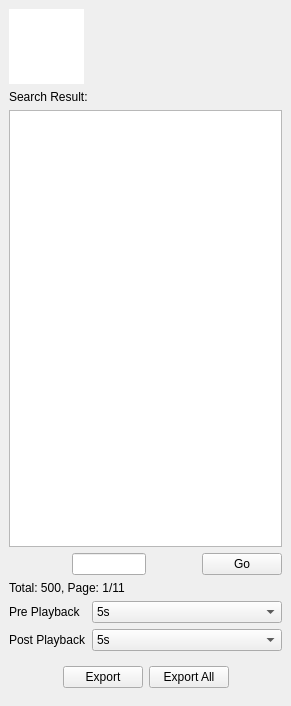
<?xml version="1.0" encoding="UTF-8"?>
<ui version="4.0">
 <class>PlaybackList</class>
 <widget class="QWidget" name="PlaybackList">
  <property name="geometry">
   <rect>
    <x>0</x>
    <y>0</y>
    <width>291</width>
    <height>706</height>
   </rect>
  </property>
  <property name="windowTitle">
   <string>Form</string>
  </property>
  <property name="styleSheet">
   <string notr="true">QTreeView
{
	font: 13px;
}</string>
  </property>
  <layout class="QVBoxLayout" name="verticalLayout">
   <property name="leftMargin">
    <number>0</number>
   </property>
   <property name="topMargin">
    <number>0</number>
   </property>
   <property name="rightMargin">
    <number>0</number>
   </property>
   <property name="bottomMargin">
    <number>0</number>
   </property>
   <item>
    <widget class="QWidget" name="widget_background" native="true">
     <layout class="QVBoxLayout" name="verticalLayout_2">
      <item>
       <layout class="QHBoxLayout" name="horizontalLayout">
        <item>
         <widget class="QToolButton" name="toolButton_close">
          <property name="minimumSize">
           <size>
            <width>75</width>
            <height>75</height>
           </size>
          </property>
          <property name="styleSheet">
           <string notr="true">QToolButton
{
	border: 0px;
	border-image: url(:/playback/playback/return2.png);
	background-color: #FFFFFF;
}
QToolButton:hover
{
	background-color: rgb(10,168,227);
}
QToolButton:pressed
{
	background-color: #2E2E2E;
}
QToolButton:checked
{
	background-color: rgb(10,168,227);
}
QToolButton:disabled
{
	background-color: rgb(150,150,150);
}</string>
          </property>
          <property name="text">
           <string/>
          </property>
         </widget>
        </item>
        <item>
         <spacer name="horizontalSpacer">
          <property name="orientation">
           <enum>Qt::Horizontal</enum>
          </property>
          <property name="sizeHint" stdset="0">
           <size>
            <width>40</width>
            <height>20</height>
           </size>
          </property>
         </spacer>
        </item>
       </layout>
      </item>
      <item>
       <widget class="QLabel" name="label_searchResult">
        <property name="text">
         <string>Search Result:</string>
        </property>
       </widget>
      </item>
      <item>
       <widget class="TreeView" name="treeView"/>
      </item>
      <item>
       <layout class="QHBoxLayout" name="horizontalLayout_9">
        <item>
         <spacer name="horizontalSpacer_5">
          <property name="orientation">
           <enum>Qt::Horizontal</enum>
          </property>
          <property name="sizeHint" stdset="0">
           <size>
            <width>40</width>
            <height>20</height>
           </size>
          </property>
         </spacer>
        </item>
        <item>
         <widget class="QToolButton" name="toolButton_firstPage">
          <property name="styleSheet">
           <string notr="true">QToolButton
{
	border: 0px;
	border-image: url(:/playback/playback/startpage_w.png);
}
QToolButton:hover
{
	border-image: url(:/playback/playback/startpage_b.png);
}
QToolButton:pressed
{
	border-image: url(:/playback/playback/startpage_w.png);
}</string>
          </property>
          <property name="text">
           <string/>
          </property>
         </widget>
        </item>
        <item>
         <widget class="QToolButton" name="toolButton_previousPage">
          <property name="styleSheet">
           <string notr="true">QToolButton
{
	border: 0px;
	border-image: url(:/playback/playback/prevpage_w.png);
}
QToolButton:hover
{
	border-image: url(:/playback/playback/prevpage_b.png);
}
QToolButton:pressed
{
	border-image: url(:/playback/playback/prevpage_w.png);
}</string>
          </property>
          <property name="text">
           <string/>
          </property>
         </widget>
        </item>
        <item>
         <widget class="MyLineEditPage" name="lineEdit_page">
          <property name="maximumSize">
           <size>
            <width>100</width>
            <height>16777215</height>
           </size>
          </property>
          <property name="inputMethodHints">
           <set>Qt::ImhDigitsOnly</set>
          </property>
          <property name="alignment">
           <set>Qt::AlignCenter</set>
          </property>
         </widget>
        </item>
        <item>
         <widget class="QToolButton" name="toolButton_nextPage">
          <property name="styleSheet">
           <string notr="true">QToolButton
{
	border: 0px;
	border-image: url(:/playback/playback/nextpage_w.png);
}
QToolButton:hover
{
	border-image: url(:/playback/playback/nextpage_b.png);
}
QToolButton:pressed
{
	border-image: url(:/playback/playback/nextpage_w.png);
}</string>
          </property>
          <property name="text">
           <string/>
          </property>
         </widget>
        </item>
        <item>
         <widget class="QToolButton" name="toolButton_lastPage">
          <property name="styleSheet">
           <string notr="true">QToolButton
{
	border: 0px;
	border-image: url(:/playback/playback/endpage_w.png);
}
QToolButton:hover
{
	border-image: url(:/playback/playback/endpage_b.png);
}
QToolButton:pressed
{
	border-image: url(:/playback/playback/endpage_w.png);
}</string>
          </property>
          <property name="text">
           <string/>
          </property>
         </widget>
        </item>
        <item>
         <widget class="PushButtonPage" name="pushButton_go">
          <property name="text">
           <string>Go</string>
          </property>
         </widget>
        </item>
       </layout>
      </item>
      <item>
       <layout class="QHBoxLayout" name="horizontalLayout_2">
        <item>
         <widget class="QLabel" name="label_page">
          <property name="text">
           <string>Total: 500, Page: 1/11</string>
          </property>
         </widget>
        </item>
       </layout>
      </item>
      <item>
       <widget class="QWidget" name="widget_time" native="true">
        <layout class="QGridLayout" name="gridLayout">
         <property name="leftMargin">
          <number>0</number>
         </property>
         <property name="topMargin">
          <number>0</number>
         </property>
         <property name="rightMargin">
          <number>0</number>
         </property>
         <property name="bottomMargin">
          <number>0</number>
         </property>
         <item row="0" column="0">
          <widget class="QLabel" name="label_prePlayback">
           <property name="text">
            <string>Pre Playback</string>
           </property>
          </widget>
         </item>
         <item row="0" column="1">
          <widget class="ComboBox" name="comboBox_prePlayback">
           <property name="sizePolicy">
            <sizepolicy hsizetype="Expanding" vsizetype="Fixed">
             <horstretch>0</horstretch>
             <verstretch>0</verstretch>
            </sizepolicy>
           </property>
           <item>
            <property name="text">
             <string>5s</string>
            </property>
           </item>
           <item>
            <property name="text">
             <string>10s</string>
            </property>
           </item>
           <item>
            <property name="text">
             <string>30s</string>
            </property>
           </item>
           <item>
            <property name="text">
             <string>60s</string>
            </property>
           </item>
           <item>
            <property name="text">
             <string>120s</string>
            </property>
           </item>
           <item>
            <property name="text">
             <string>300s</string>
            </property>
           </item>
           <item>
            <property name="text">
             <string>600s</string>
            </property>
           </item>
          </widget>
         </item>
         <item row="1" column="0">
          <widget class="QLabel" name="label_postPlayback">
           <property name="text">
            <string>Post Playback</string>
           </property>
          </widget>
         </item>
         <item row="1" column="1">
          <widget class="ComboBox" name="comboBox_postPlayback">
           <property name="sizePolicy">
            <sizepolicy hsizetype="Expanding" vsizetype="Fixed">
             <horstretch>0</horstretch>
             <verstretch>0</verstretch>
            </sizepolicy>
           </property>
           <item>
            <property name="text">
             <string>5s</string>
            </property>
           </item>
           <item>
            <property name="text">
             <string>10s</string>
            </property>
           </item>
           <item>
            <property name="text">
             <string>30s</string>
            </property>
           </item>
           <item>
            <property name="text">
             <string>60s</string>
            </property>
           </item>
           <item>
            <property name="text">
             <string>120s</string>
            </property>
           </item>
           <item>
            <property name="text">
             <string>300s</string>
            </property>
           </item>
           <item>
            <property name="text">
             <string>600s</string>
            </property>
           </item>
          </widget>
         </item>
        </layout>
       </widget>
      </item>
      <item>
       <widget class="QWidget" name="widget_button" native="true">
        <layout class="QHBoxLayout" name="horizontalLayout_3">
         <item>
          <spacer name="horizontalSpacer_2">
           <property name="orientation">
            <enum>Qt::Horizontal</enum>
           </property>
           <property name="sizeHint" stdset="0">
            <size>
             <width>35</width>
             <height>20</height>
            </size>
           </property>
          </spacer>
         </item>
         <item>
          <widget class="MyPushButton" name="pushButton_export">
           <property name="text">
            <string>Export</string>
           </property>
          </widget>
         </item>
         <item>
          <widget class="MyPushButton" name="pushButton_exportAll">
           <property name="text">
            <string>Export All</string>
           </property>
          </widget>
         </item>
         <item>
          <spacer name="horizontalSpacer_3">
           <property name="orientation">
            <enum>Qt::Horizontal</enum>
           </property>
           <property name="sizeHint" stdset="0">
            <size>
             <width>36</width>
             <height>20</height>
            </size>
           </property>
          </spacer>
         </item>
        </layout>
       </widget>
      </item>
     </layout>
    </widget>
   </item>
  </layout>
 </widget>
 <customwidgets>
  <customwidget>
   <class>ComboBox</class>
   <extends>QComboBox</extends>
   <header>combobox.h</header>
  </customwidget>
  <customwidget>
   <class>MyPushButton</class>
   <extends>QPushButton</extends>
   <header>mypushbutton.h</header>
  </customwidget>
  <customwidget>
   <class>MyLineEditPage</class>
   <extends>QLineEdit</extends>
   <header>mylineeditpage.h</header>
  </customwidget>
  <customwidget>
   <class>TreeView</class>
   <extends>QTreeView</extends>
   <header>treeview.h</header>
  </customwidget>
  <customwidget>
   <class>PushButtonPage</class>
   <extends>QPushButton</extends>
   <header>PushButtonPage.h</header>
  </customwidget>
 </customwidgets>
 <resources/>
 <connections/>
</ui>
